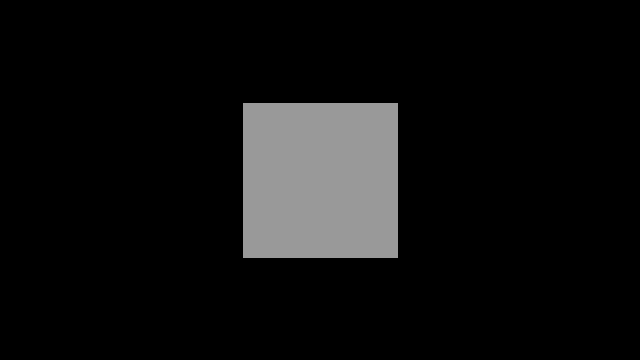
Frame 1 (no input)
Frame 60 (the mouse pressed at the canvas centre just before this capture): identical to frame 1, image omitted
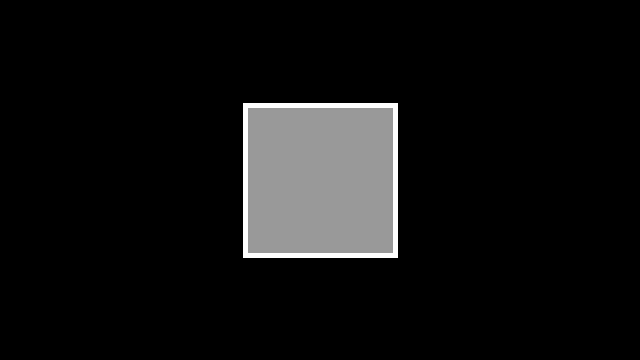
Frame 120 (the mouse held since frame 60 and released just before this capture)

The Processing sketch that drew these frames (run headless with seeded random() and noise(); from frame 60 on, the mouse is pressed at the canvas centre):

// Processing sketch: MouseFunctions
// ── MouseFunctions.pde
/**
 * Mouse Functions. 
 * 
 * Click on the box and drag it across the screen. 
 */
 
float bx;
float by;
int boxSize = 75;
boolean overBox = false;
boolean locked = false;
float xOffset = 0.0; 
float yOffset = 0.0; 

void setup() {
  strokeWeight(5);
  frameRate( 60 );
  size(640, 360);
  bx = width/2.0;
  by = height/2.0;
  rectMode(RADIUS);  
}

void draw() { 
  background(0);
  
  // Test if the cursor is over the box 
  if (mouseX > bx-boxSize && mouseX < bx+boxSize && 
      mouseY > by-boxSize && mouseY < by+boxSize) {
    overBox = true;  
    if(!locked) { 
      stroke(255); 
      fill(153);
    } 
  } else {
    stroke(153);
    fill(153);
    overBox = false;
  }
  
  // Draw the box
  rect(bx, by, boxSize, boxSize);
}

void mousePressed() {
  if(overBox) { 
    locked = true; 
    fill(255, 255, 255);
  } else {
    locked = false;
  }
  xOffset = mouseX-bx; 
  yOffset = mouseY-by; 

}

void mouseDragged() {
  if(locked) {
    bx = mouseX-xOffset; 
    by = mouseY-yOffset; 
  }
}

void mouseReleased() {
  locked = false;
}
